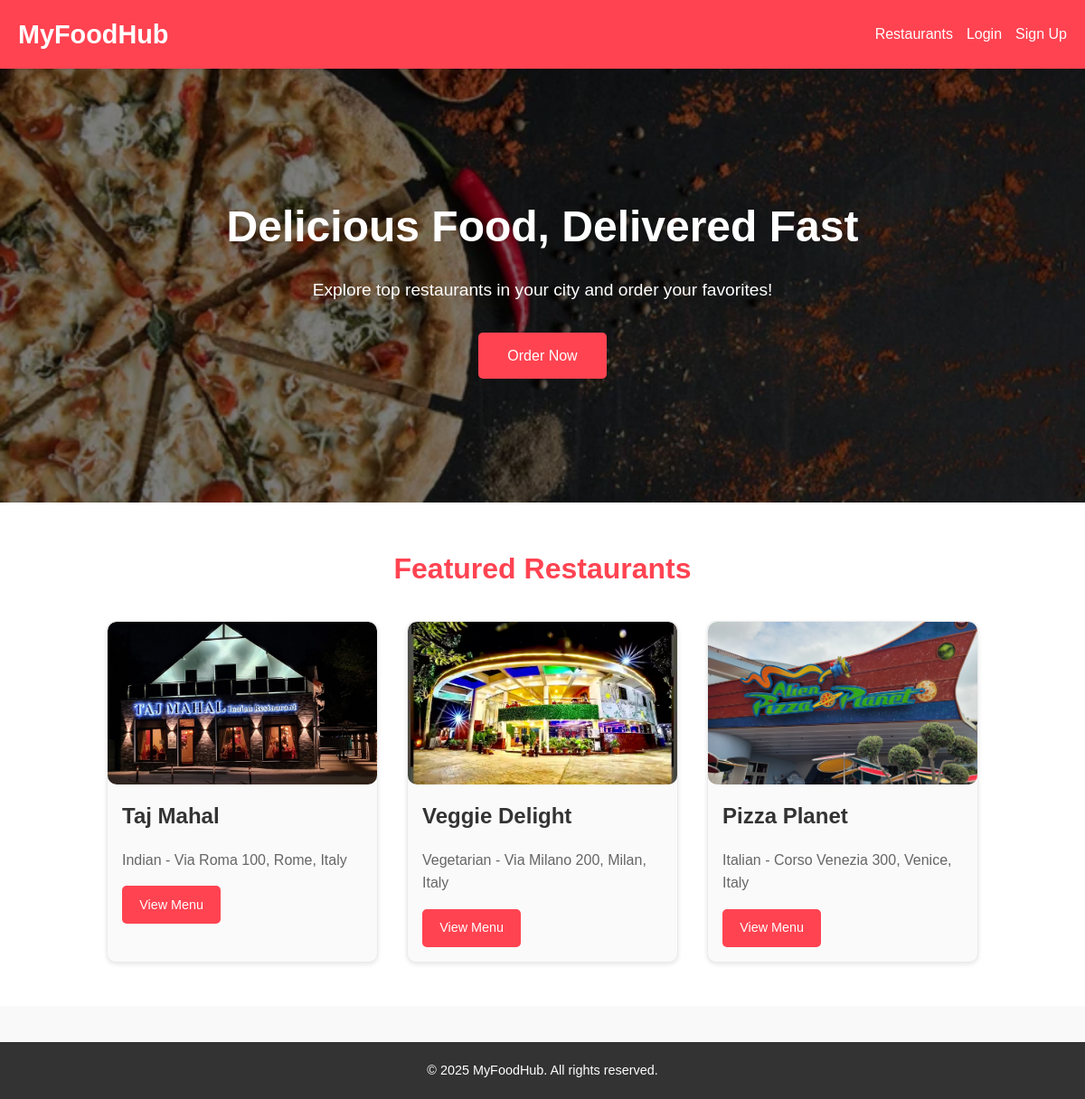
The page / on the database its author committed.
### tables this page shows
CREATE TABLE `restaurants` (
  `RestaurantID` int(11) NOT NULL,
  `Name` varchar(100) NOT NULL,
  `Location` varchar(100) NOT NULL,
  `CuisineType` varchar(50) NOT NULL,
  `Description` text DEFAULT NULL,
  `ImageURL` varchar(255) DEFAULT NULL,
  `OwnerID` int(11) NOT NULL
);

### index.php (the view, shortened to what this page needs)
<?php
include 'db_connect.php';
?>
<!DOCTYPE html>
<html lang="en">
<head>
  <link rel="stylesheet" href="css/common.css">
  <link rel="stylesheet" href="css/index.css">
</head>
<body>
<header class="main-header">
  <div class="logo">
    <a href="index.php">MyFood<span>Hub</span></a>
  </div>
  <nav class="nav-links">
    <ul>
      <li><a href="restaurants.php">Restaurants</a></li>
      <?php if (isset($_SESSION['UserID'])): ?>
        <?php if ($_SESSION['role'] === 'restaurant_owner'): ?>
          <li><a href="manage_menu.php">My Restaurant</a></li>
        <?php else: ?>
          <li><a href="cart.php">My Cart</a></li>
        <?php endif; ?>
        <li><a href="logout.php">Logout</a></li>
      <?php else: ?>
        <li><a href="login.php">Login</a></li>
        <li><a href="register.php">Sign Up</a></li>
      <?php endif; ?>
    </ul>
  </nav>
</header>
<section class="hero">
  <div class="hero-content">
    <h1>Delicious Food, Delivered Fast</h1>
    <p>Explore top restaurants in your city and order your favorites!</p>
    <a href="restaurants.php" class="btn-hero">Order Now</a>
  </div>
</section>
<section class="featured-restaurants">
  <h2>Featured Restaurants</h2>
  <div class="restaurant-cards">
    <?php
    $featuredQuery = "SELECT RestaurantID, Name, Location, CuisineType, ImageURL FROM restaurants LIMIT 3";
    $featuredResult = $conn->query($featuredQuery);
    if ($featuredResult === false) {
        echo "<p>Error fetching featured restaurants: " . htmlspecialchars($conn->error) . "</p>";
    } elseif ($featuredResult->num_rows > 0) {
        while ($row = $featuredResult->fetch_assoc()) {
            $imageURL = $row['ImageURL'];
            echo '<div class="card">
                    <img src="' . htmlspecialchars($imageURL) . '" alt="' . htmlspecialchars($row['Name']) . '">
                    <h3>' . htmlspecialchars($row['Name']) . '</h3>
                    <p>' . htmlspecialchars($row['CuisineType']) . ' - ' . htmlspecialchars($row['Location']) . '</p>
                    <a href="restaurant.php?id=' . urlencode($row['RestaurantID']) . '" class="btn-view">View Menu</a>
                  </div>';
        }
    } else {
        echo "<p>No featured restaurants available.</p>";
    }
    ?>
  </div>
</section>
<footer class="main-footer">
  <p>&copy; 2025 MyFoodHub. All rights reserved.</p>
</footer>
</body>
</html>

### css/common.css (style rules this page uses)
* { margin: 0; padding: 0; box-sizing: border-box; }
body { font-family: 'Arial', sans-serif; background-color: #f9f9f9; color: #333; line-height: 1.6; }
.main-header { background-color: #ff4351; color: #fff; padding: 15px 20px; display: flex; justify-content: space-between; align-items: center; position: sticky; top: 0; z-index: 1000; box-shadow: 0 2px 4px rgba(0, 0, 0, 0.1); }
.main-header .logo a { color: #fff; text-decoration: none; font-size: 1.8rem; font-weight: bold; }
.nav-links ul { list-style: none; display: flex; gap: 15px; }
.nav-links ul li a { color: #fff; text-decoration: none; font-size: 1rem; transition: color 0.3s ease; }
.main-footer { background-color: #333; color: #fff; text-align: center; padding: 20px; margin-top: 40px; }
.main-footer p { margin: 0; font-size: 0.9rem; }
.btn-view, .btn-add, .btn-add-item, .btn-delete, .btn-hero { display: inline-block; padding: 0.6rem 1.2rem; background-color: #ff4351; color: #fff; text-decoration: none; border: none; border-radius: 5px; cursor: pointer; transition: background-color 0.3s ease, transform 0.2s ease; font-size: 0.9rem; }
img { max-width: 100%; height: auto; display: block; }

### css/index.css (style rules this page uses)
.hero { background: url('../images/background.jpg') no-repeat center center/cover; height: 60vh; display: flex; justify-content: center; align-items: center; color: #fff; text-align: center; position: relative; }
.hero::after { content: ''; position: absolute; top: 0; left: 0; width: 100%; height: 100%; background-color: rgba(0, 0, 0, 0.5); }
.hero-content { position: relative; z-index: 1; max-width: 800px; }
.hero-content h1 { font-size: 3rem; margin-bottom: 1rem; }
.hero-content p { font-size: 1.2rem; margin-bottom: 2rem; }
.btn-hero { padding: 0.8rem 2rem; background-color: #ff4351; color: #fff; text-decoration: none; border-radius: 5px; font-size: 1rem; transition: background-color 0.3s ease; }
.featured-restaurants { padding: 3rem 0; background-color: #fff; }
.featured-restaurants h2 { text-align: center; margin-bottom: 2rem; color: #ff4351; font-size: 2rem; }
.restaurant-cards { display: flex; flex-wrap: wrap; justify-content: center; gap: 2rem; }
.restaurant-cards .card { background-color: #fafafa; border: 1px solid #ebebeb; border-radius: 10px; overflow: hidden; width: 300px; box-shadow: 0 2px 5px rgba(0, 0, 0, 0.1); transition: transform 0.3s ease, box-shadow 0.3s ease; }
.restaurant-cards .card img { width: 100%; height: 180px; object-fit: cover; border-radius: 10px; }
.restaurant-cards .card h3 { margin: 1rem; color: #333; font-size: 1.5rem; }
.restaurant-cards .card p { margin: 0 1rem 1rem 1rem; color: #666; font-size: 1rem; }
.restaurant-cards .card .btn-view { margin: 0 1rem 1rem 1rem; }

### rows shown on the page
restaurants: ImageURL (picture), Name "Taj Mahal", CuisineType "Indian", Location "Via Roma 100, Rome, Italy"
restaurants: ImageURL (picture), Name "Veggie Delight", CuisineType "Vegetarian", Location "Via Milano 200, Milan, Italy"
restaurants: ImageURL (picture), Name "Pizza Planet", CuisineType "Italian", Location "Corso Venezia 300, Venice, Italy"
